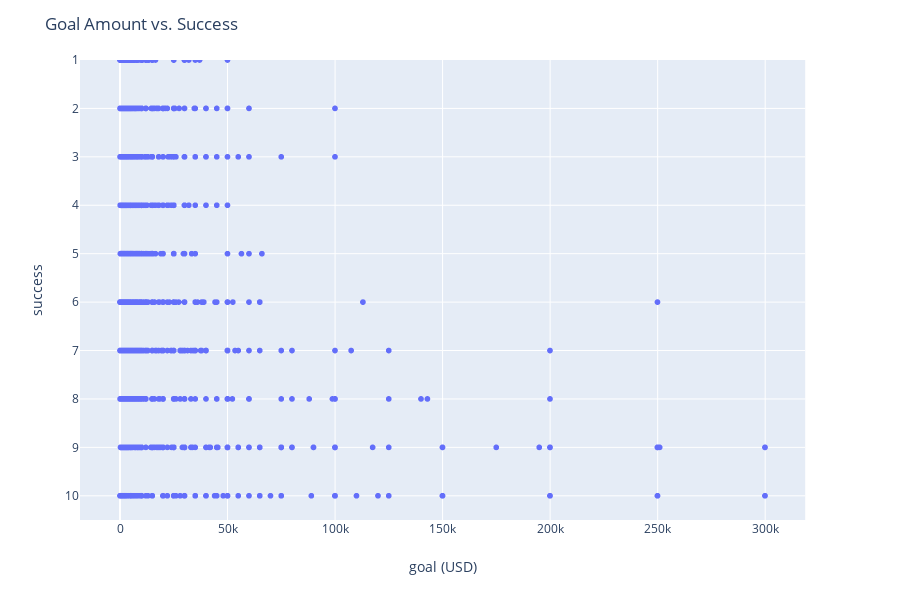

Notebook code for this chart:
### Markdown cell above
### Exploratory Visuals 1

### Code cell
fig = px.scatter(df2, x="goal", y="success")
fig.update_layout(title_text="Goal Amount vs. Success")

fig.update_xaxes(title_text = "goal (USD)")
fig.update_yaxes(range=[10.5, 1])

fig.show();

### Figure 1 — Plotly figure (JSON) as saved in the notebook; plotly's stock layout.template omitted (floating-point values rounded to 4 significant figures; data arrays with more than 128 entries replaced by an {"elided": "..."} marker saying what was removed)
{"data": [{"hoverlabel": {"namelength": 0}, "hovertemplate": "goal=%{x}<br>success=%{y}", "legendgroup": "", "marker": {"color": "#636efa", "symbol": "circle"}, "mode": "markers", "name": "", "showlegend": false, "type": "scattergl", "x": {"elided": "2361 float values"}, "xaxis": "x", "y": {"elided": "2361 int values"}, "yaxis": "y"}], "layout": {"height": 600, "legend": {"tracegroupgap": 0}, "margin": {"t": 60}, "title": {"text": "Goal Amount vs. Success"}, "xaxis": {"anchor": "y", "domain": [0, 0.98], "title": {"text": "goal (USD)"}}, "yaxis": {"anchor": "x", "domain": [0, 1], "range": [10.5, 1], "title": {"text": "success"}}}}
